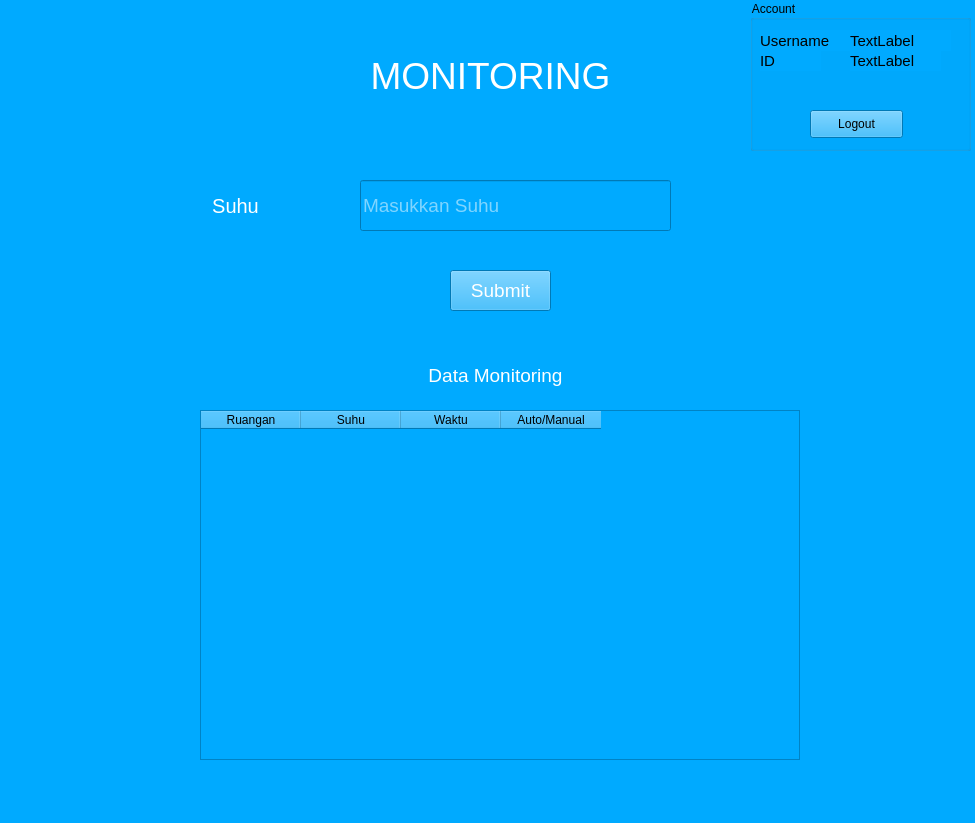
<?xml version="1.0" encoding="UTF-8"?>
<ui version="4.0">
 <class>home_form</class>
 <widget class="QWidget" name="home_form">
  <property name="geometry">
   <rect>
    <x>0</x>
    <y>0</y>
    <width>975</width>
    <height>823</height>
   </rect>
  </property>
  <property name="windowTitle">
   <string>Form</string>
  </property>
  <property name="styleSheet">
   <string notr="true">background-color: rgb(0, 170, 255);</string>
  </property>
  <widget class="QLabel" name="label">
   <property name="enabled">
    <bool>true</bool>
   </property>
   <property name="geometry">
    <rect>
     <x>0</x>
     <y>0</y>
     <width>981</width>
     <height>151</height>
    </rect>
   </property>
   <property name="styleSheet">
    <string notr="true">color: rgb(255,255,255);
background-color: rgb(0, 255, 255);
background-color: rgb(0, 170, 255);
font-size:28pt;
text-allign: center;</string>
   </property>
   <property name="text">
    <string>MONITORING</string>
   </property>
   <property name="alignment">
    <set>Qt::AlignCenter</set>
   </property>
  </widget>
  <widget class="QLabel" name="label_3">
   <property name="geometry">
    <rect>
     <x>160</x>
     <y>170</y>
     <width>151</width>
     <height>71</height>
    </rect>
   </property>
   <property name="autoFillBackground">
    <bool>false</bool>
   </property>
   <property name="styleSheet">
    <string notr="true">color: rgb(255, 255, 255);
font-size : 15pt;
</string>
   </property>
   <property name="text">
    <string>Suhu</string>
   </property>
   <property name="alignment">
    <set>Qt::AlignCenter</set>
   </property>
  </widget>
  <widget class="QLineEdit" name="datasuhu">
   <property name="geometry">
    <rect>
     <x>360</x>
     <y>180</y>
     <width>311</width>
     <height>51</height>
    </rect>
   </property>
   <property name="styleSheet">
    <string notr="true">font-size:14pt;
color: rgb(255, 255, 255);
padd</string>
   </property>
   <property name="text">
    <string/>
   </property>
   <property name="placeholderText">
    <string>Masukkan Suhu</string>
   </property>
  </widget>
  <widget class="QPushButton" name="suhusubmitbutton">
   <property name="geometry">
    <rect>
     <x>450</x>
     <y>270</y>
     <width>101</width>
     <height>41</height>
    </rect>
   </property>
   <property name="autoFillBackground">
    <bool>false</bool>
   </property>
   <property name="styleSheet">
    <string notr="true">color: rgb(255, 255, 255);
font-size : 14pt;</string>
   </property>
   <property name="text">
    <string>Submit</string>
   </property>
  </widget>
  <widget class="QGroupBox" name="groupBox">
   <property name="geometry">
    <rect>
     <x>750</x>
     <y>0</y>
     <width>221</width>
     <height>151</height>
    </rect>
   </property>
   <property name="styleSheet">
    <string notr="true">background-color: rgb(255, 255, 255);
background-color: rgb(0, 170, 255);</string>
   </property>
   <property name="title">
    <string>Account</string>
   </property>
   <widget class="QLabel" name="label_2">
    <property name="geometry">
     <rect>
      <x>10</x>
      <y>30</y>
      <width>91</width>
      <height>21</height>
     </rect>
    </property>
    <property name="styleSheet">
     <string notr="true">font-size:11pt;</string>
    </property>
    <property name="text">
     <string>Username</string>
    </property>
   </widget>
   <widget class="QLabel" name="label_4">
    <property name="geometry">
     <rect>
      <x>10</x>
      <y>50</y>
      <width>61</width>
      <height>21</height>
     </rect>
    </property>
    <property name="styleSheet">
     <string notr="true">font-size: 11pt;</string>
    </property>
    <property name="text">
     <string>ID</string>
    </property>
   </widget>
   <widget class="QLabel" name="usernameaccount">
    <property name="geometry">
     <rect>
      <x>100</x>
      <y>30</y>
      <width>101</width>
      <height>21</height>
     </rect>
    </property>
    <property name="styleSheet">
     <string notr="true">font-size: 11pt;</string>
    </property>
    <property name="text">
     <string>TextLabel</string>
    </property>
   </widget>
   <widget class="QLabel" name="Id_account">
    <property name="geometry">
     <rect>
      <x>100</x>
      <y>50</y>
      <width>91</width>
      <height>21</height>
     </rect>
    </property>
    <property name="styleSheet">
     <string notr="true">font-size:11pt;</string>
    </property>
    <property name="text">
     <string>TextLabel</string>
    </property>
   </widget>
   <widget class="QPushButton" name="Logoutbutton">
    <property name="geometry">
     <rect>
      <x>60</x>
      <y>110</y>
      <width>93</width>
      <height>28</height>
     </rect>
    </property>
    <property name="text">
     <string>Logout</string>
    </property>
   </widget>
  </widget>
  <widget class="QLabel" name="label_5">
   <property name="geometry">
    <rect>
     <x>400</x>
     <y>340</y>
     <width>191</width>
     <height>71</height>
    </rect>
   </property>
   <property name="styleSheet">
    <string notr="true">color: rgb(255, 255, 255);
font-size : 14pt;</string>
   </property>
   <property name="text">
    <string>Data Monitoring</string>
   </property>
   <property name="alignment">
    <set>Qt::AlignCenter</set>
   </property>
  </widget>
  <widget class="QTableWidget" name="tablemonitoringWidget">
   <property name="geometry">
    <rect>
     <x>200</x>
     <y>410</y>
     <width>600</width>
     <height>350</height>
    </rect>
   </property>
   <property name="mouseTracking">
    <bool>false</bool>
   </property>
   <attribute name="horizontalHeaderCascadingSectionResizes">
    <bool>false</bool>
   </attribute>
   <column>
    <property name="text">
     <string>Ruangan</string>
    </property>
   </column>
   <column>
    <property name="text">
     <string>Suhu</string>
    </property>
   </column>
   <column>
    <property name="text">
     <string>Waktu</string>
    </property>
   </column>
   <column>
    <property name="text">
     <string>Auto/Manual</string>
    </property>
   </column>
  </widget>
 </widget>
 <resources/>
 <connections/>
</ui>
